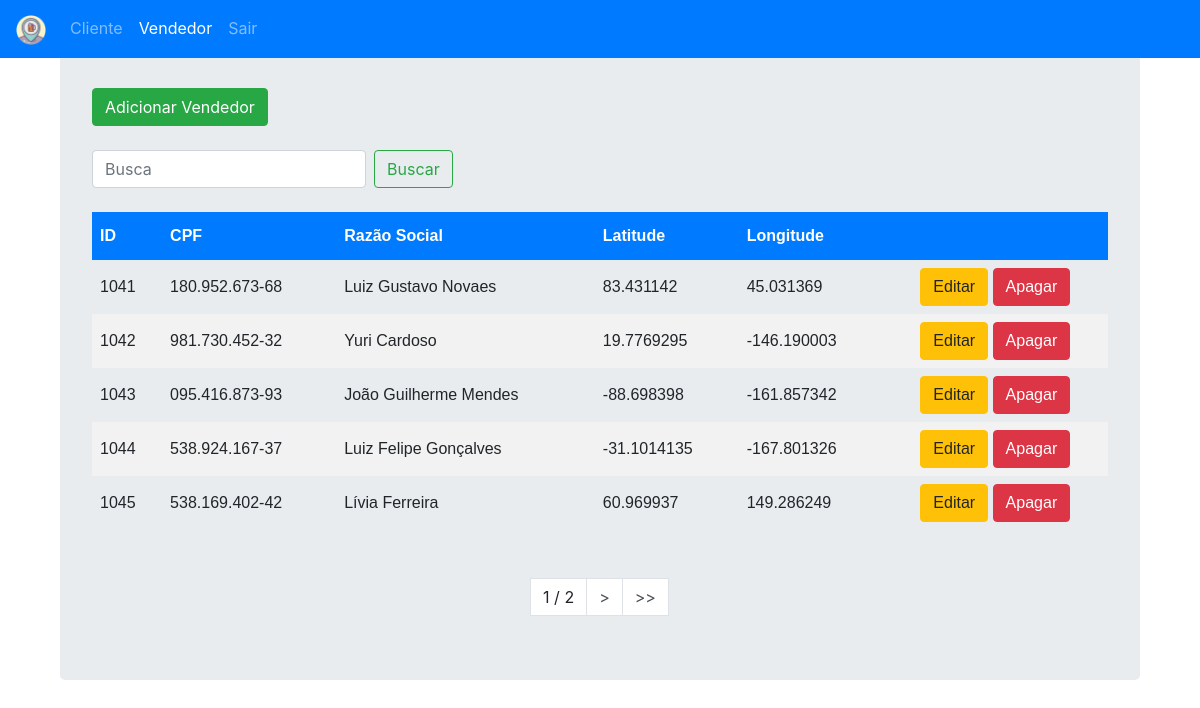
Page /cadastros/vendedor/ (signed in) on the earlier database version.
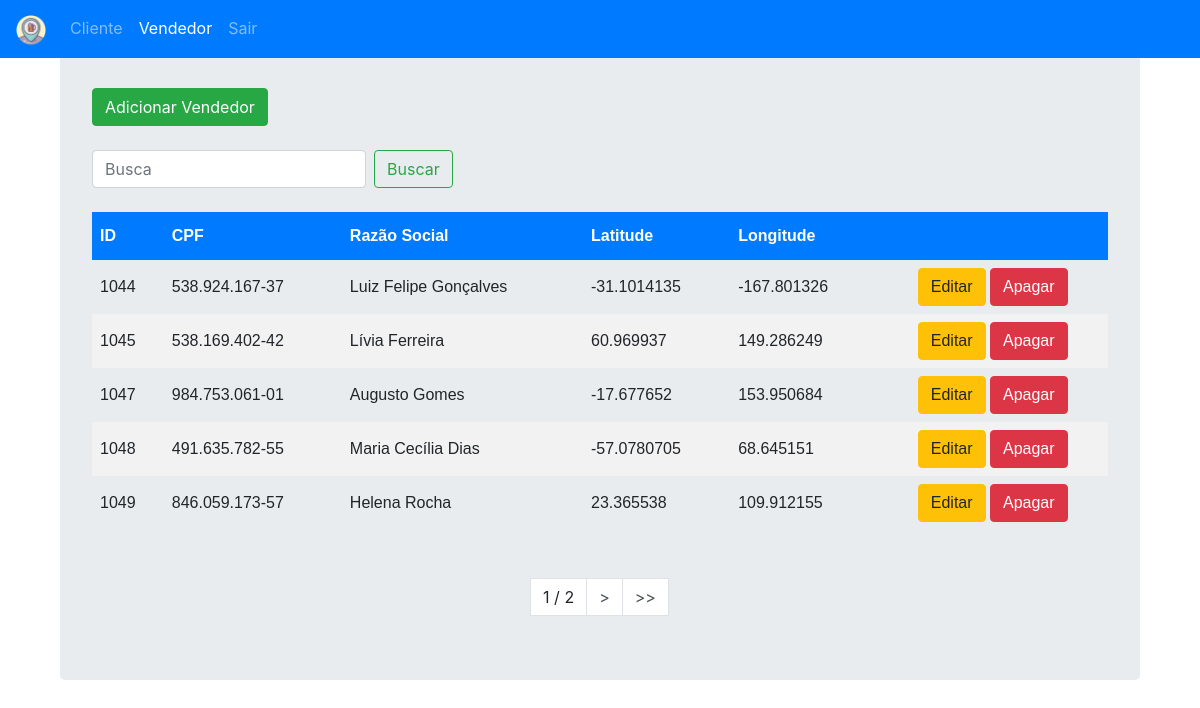
Same page on the later database version.
### cadastros/models.py (models this page shows)
class Vendedor(models.Model):
    cpf = models.CharField(max_length=18)
    razao_social = models.CharField(max_length=40)
    latitude = models.CharField(max_length=12)
    longitude = models.CharField(max_length=12)
    class Meta:
        db_table = 'Vendedores'

### cadastros/views.py (the view)
# urls.py: path('vendedor/', views.listaVendedor, name='lista-vendedor'),
@login_required
def listaVendedor(request):
    lista = Vendedor.objects.order_by('id')
    query = request.GET.get("q")
    if query:
        lista = lista.filter(
            Q(id__icontains=query) |
            Q(cpf__icontains=query) |
            Q(razao_social__icontains=query)
            ).distinct()
    paginator = Paginator(lista, 5) # Mostra 5 contatos por página
    try:
        page = int(request.GET.get('page', '1'))
    except ValueError:
        page = 1
    try:
        lista = paginator.page(page)
    except (EmptyPage, InvalidPage):
        lista = paginator.page(paginator.num_pages)
    return render(request, 'cadastros/lista_vendedor.html', {"lista":lista})

### templates/cadastros/lista_vendedor.html
{% extends "cadastros/base.html" %}
{% block body_block %}
{% include "cadastros/lista.html" with active_tab='vendedor' %}
{% endblock %}

### templates/cadastros/lista.html (shortened to what this page needs)
<body>
    <div class="container">
      <div class="jumbotron">
          {% if active_tab == 'cliente' %}
          <div align="left">
            <a href="{% url 'cadastros:adicionar-cliente' %}">
                <br><button type="button" class="btn btn-success">Adicionar Cliente</button><br><br>
            </a>
          </div>
          {% else %}
          <div align="left">
            <a href="{% url 'cadastros:adicionar-vendedor' %}">
                <br><button type="button" class="btn btn-success">Adicionar Vendedor</button><br><br>
            </a>
          </div>
          {% endif %}
          <div align="right">
              <form class="form-inline my-2 my-lg-0" >
                <input class="form-control mr-sm-2" name="q" type="search" placeholder="Busca" aria-label="Search" value='{{request.GET.q}}'>
                <button class="btn btn-outline-success my-2 my-sm-0" type="submit">Buscar</button>
              </form>
          </div>
          <br>
          <div class="tabela">
          {% if lista %}
              <table>
                <thead>
                  <th>ID</th>
                  {% if active_tab == 'cliente' %}
                  <th>CNPJ</th>
                  {% else %}
                  <th>CPF</th>
                  {% endif %}
                  <th>Razão Social</th>
                  <th>Latitude</th>
                  <th>Longitude</th>
                  <th> </th>
                </thead>
                {% for acc in lista %}
                  <tr>
                    <td>{{ acc.id }} </td>
                    {% if active_tab == 'cliente' %}
                    <td>{{ acc.cnpj }}</td>
                    {% else %}
                    <td>{{ acc.cpf }}</td>
                    {% endif %}
                    <td>{{ acc.razao_social }}</td>
                    <td>{{ acc.latitude }}</td>
                    <td>{{ acc.longitude }}</td>
                    <td>
                        <div align="center">
                            <a href="editar/{{ acc.id }}"><button type="button" class="btn btn-warning">Editar</button></a>
                            <a href="apagar/{{ acc.id }}"><button type="button" class="btn btn-danger">Apagar</button></a>
                        </div>
                    </td>
                  </tr>
                {% endfor %}
            </table>
            <br><br>
            <div class="pagination justify-content-center">
                <a class="step-links">
                    {% if lista.paginator.num_pages != 1 %}
                    <a class="page-link active">{{ lista.number}} / {{lista.paginator.num_pages}}</a>
                    {% endif %}
                    {% if lista.has_next %}
                        <a class="page-link"  href="?page={{ lista.next_page_number }}{% if request.GET.q %}&q={{request.GET.q}} {% endif %}">></a>
                        <a class="page-link"  href="?page={{ lista.paginator.num_pages }}{% if request.GET.q %}&q={{request.GET.q}} {% endif %}" >>> </a>
                    {% endif %}
            </div>
          {% else %}
            <p>Não existem registros.</p>
          {% endif %}
        </div>
      </div>
    </div>
</body>

Differences in the rows shown:
removed Vendedor: id "1041", cpf "180.952.673-68", razao_social "Luiz Gustavo Novaes", latitude "83.431142", longitude "45.031369"
removed Vendedor: id "1042", cpf "981.730.452-32", razao_social "Yuri Cardoso", latitude "19.7769295", longitude "-146.190003"
removed Vendedor: id "1043", cpf "095.416.873-93", razao_social "João Guilherme Mendes", latitude "-88.698398", longitude "-161.857342"
now on this page (row unchanged): Vendedor: id "1047", cpf "984.753.061-01", razao_social "Augusto Gomes", latitude "-17.677652", longitude "153.950684"
now on this page (row unchanged): Vendedor: id "1048", cpf "491.635.782-55", razao_social "Maria Cecília Dias", latitude "-57.0780705", longitude "68.645151"
now on this page (row unchanged): Vendedor: id "1049", cpf "846.059.173-57", razao_social "Helena Rocha", latitude "23.365538", longitude "109.912155"
